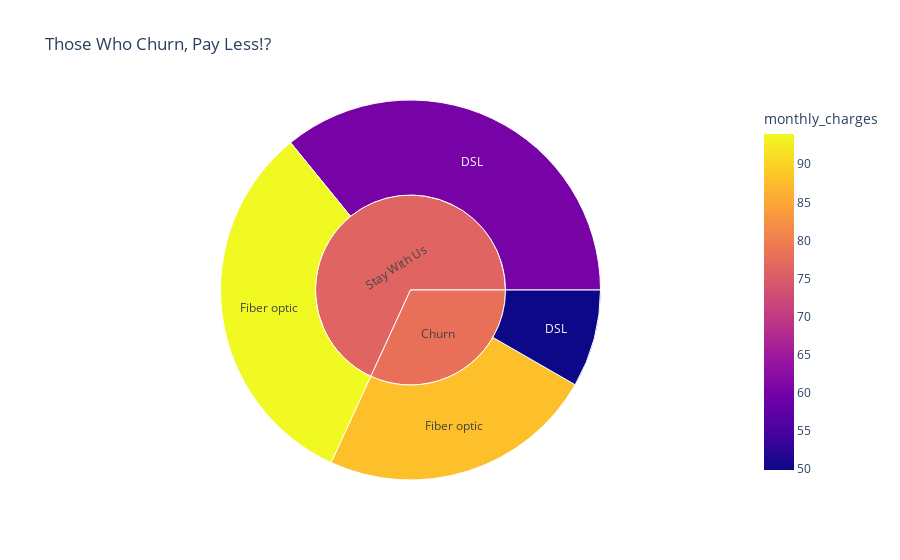

The notebook cell saved with this chart:
### Code cell
px.sunburst(train, 
            color='monthly_charges' ,
            path=['churn_no_churn', 'internet_service_type'],
            title='''Those Who Churn, Pay Less!?            ''',
#             hover_data=[]
           )

### Figure 1 — Plotly figure (JSON) as saved in the notebook; plotly's stock layout.template omitted (floating-point values rounded to 4 significant figures)
{"data": [{"branchvalues": "total", "customdata": [[49.88], [60.22], [87.95], [93.97], [78.02], [76.21]], "domain": {"x": [0, 1], "y": [0, 1]}, "hovertemplate": "labels=%{label}<br>count=%{value}<br>parent=%{parent}<br>id=%{id}<br>monthly_charges=%{color}<extra></extra>", "ids": ["Churn/DSL", "Stay With Us/DSL", "Churn/Fiber optic", "Stay With Us/Fiber optic", "Churn", "Stay With Us"], "labels": ["DSL", "DSL", "Fiber optic", "Fiber optic", "Churn", "Stay With Us"], "marker": {"coloraxis": "coloraxis", "colors": [49.88, 60.22, 87.95, 93.97, 78.02, 76.21]}, "name": "", "parents": ["Churn", "Stay With Us", "Churn", "Stay With Us", "", ""], "type": "sunburst", "values": [275, 1187, 779, 1068, 1054, 2255]}], "layout": {"coloraxis": {"colorbar": {"title": {"text": "monthly_charges"}}, "colorscale": [[0, "#0d0887"], [0.1111, "#46039f"], [0.2222, "#7201a8"], [0.3333, "#9c179e"], [0.4444, "#bd3786"], [0.5556, "#d8576b"], [0.6667, "#ed7953"], [0.7778, "#fb9f3a"], [0.8889, "#fdca26"], [1, "#f0f921"]]}, "legend": {"tracegroupgap": 0}, "title": {"text": "Those Who Churn, Pay Less!?            "}}}
